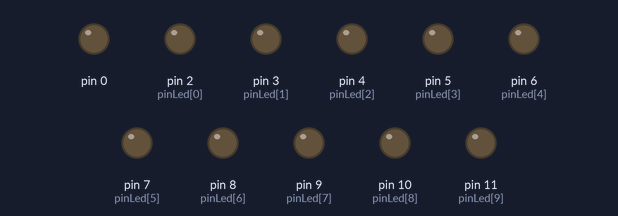
A sketch run on a simulated Arduino Uno, built with avr-gcc and run on an emulated ATmega328P. Shown: output pins drawn as LEDs (lit = HIGH). Random numbers use the default seed unless the sketch sets one.

Above: at 0.2 s.
Timing chart, 0 to 1.7 s (numbered marks = the images above):
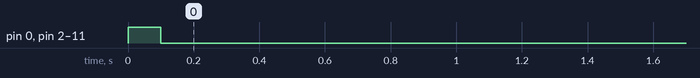

The sketch:

simulation.ino
```cpp
int pinLed[10] = {2,3,4,5,6,7,8,9,10,11};
void setup() {
  // put your setup code here, to run once:
  for(int i=0; i<11;i++)
  {
  pinMode(pinLed[i], OUTPUT);
  digitalWrite(pinLed[i], LOW);
  }
}

void loop() {
  // put your main code here, to run repeatedly:
  int r = rand()%150-40;
  int t = rand()%1500;
  for(int i=0; i<11; i++)
  {
    digitalWrite(pinLed[i], HIGH);
  }
  delay(100);
  for(int i=0; i<11; i++)
  {
    digitalWrite(pinLed[i], LOW);
  }
  delay(r);
  for(int i=0; i<11; i++)
  {
    digitalWrite(pinLed[i], HIGH);
  }
  delay(100);
  for(int i=0; i<11; i++)
  {
    digitalWrite(pinLed[i], LOW);
  }
  delay(t);
}
```

Measured:
- by itself, pin 0, pin 2 (pinLed[0]), pin 3 (pinLed[1]), pin 4 (pinLed[2]), pin 5 (pinLed[3]), pin 6 (pinLed[4]), pin 7 (pinLed[5]), pin 8 (pinLed[6]), pin 9 (pinLed[7]), pin 10 (pinLed[8]), pin 11 (pinLed[9]): LOW → HIGH at 0.00 s, → LOW 0.10 s later
